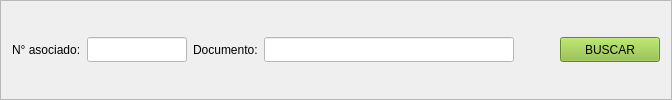
      <widget class="QFrame" name="frame">
       <property name="frameShape">
        <enum>QFrame::StyledPanel</enum>
       </property>
       <property name="frameShadow">
        <enum>QFrame::Raised</enum>
       </property>
       <layout class="QGridLayout" name="gridLayout_6">
        <item row="0" column="0">
         <layout class="QHBoxLayout" name="horizontalLayout_30">
          <item>
           <layout class="QVBoxLayout" name="verticalLayout_2">
            <item>
             <layout class="QHBoxLayout" name="horizontalLayout_29">
              <item>
               <widget class="QLabel" name="label_12">
                <property name="text">
                 <string>N° asociado:</string>
                </property>
               </widget>
              </item>
              <item>
               <widget class="QLineEdit" name="lne_buscar_nro_asoc">
                <property name="minimumSize">
                 <size>
                  <width>100</width>
                  <height>25</height>
                 </size>
                </property>
                <property name="maximumSize">
                 <size>
                  <width>100</width>
                  <height>25</height>
                 </size>
                </property>
                <property name="styleSheet">
                 <string notr="true">background-color: rgb(255, 255, 255);</string>
                </property>
               </widget>
              </item>
              <item>
               <widget class="QLabel" name="label_14">
                <property name="text">
                 <string>Documento:</string>
                </property>
               </widget>
              </item>
              <item>
               <widget class="QLineEdit" name="lne_buscar_nro_doc">
                <property name="minimumSize">
                 <size>
                  <width>250</width>
                  <height>25</height>
                 </size>
                </property>
                <property name="maximumSize">
                 <size>
                  <width>250</width>
                  <height>25</height>
                 </size>
                </property>
                <property name="styleSheet">
                 <string notr="true">background-color: rgb(255, 255, 255);</string>
                </property>
                <property name="text">
                 <string/>
                </property>
               </widget>
              </item>
              <item>
               <spacer name="horizontalSpacer_20">
                <property name="orientation">
                 <enum>Qt::Horizontal</enum>
                </property>
                <property name="sizeHint" stdset="0">
                 <size>
                  <width>40</width>
                  <height>20</height>
                 </size>
                </property>
               </spacer>
              </item>
             </layout>
            </item>
           </layout>
          </item>
          <item>
           <widget class="QPushButton" name="boton_buscar">
            <property name="minimumSize">
             <size>
              <width>100</width>
              <height>25</height>
             </size>
            </property>
            <property name="maximumSize">
             <size>
              <width>100</width>
              <height>25</height>
             </size>
            </property>
            <property name="styleSheet">
             <string notr="true">color: rgb(0, 0, 0);
background-color: rgb(140, 189, 58);</string>
            </property>
            <property name="text">
             <string>BUSCAR</string>
            </property>
           </widget>
          </item>
         </layout>
        </item>
       </layout>
      </widget>
